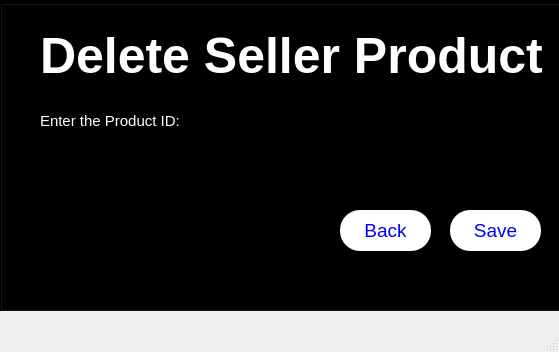
<?xml version="1.0" encoding="UTF-8"?>
<ui version="4.0">
 <class>MainWindowadm2</class>
 <widget class="QMainWindow" name="MainWindowadm2">
  <property name="geometry">
   <rect>
    <x>0</x>
    <y>0</y>
    <width>559</width>
    <height>352</height>
   </rect>
  </property>
  <property name="windowTitle">
   <string>MainWindow</string>
  </property>
  <widget class="QWidget" name="centralwidget">
   <widget class="QGroupBox" name="groupBox">
    <property name="geometry">
     <rect>
      <x>0</x>
      <y>0</y>
      <width>561</width>
      <height>311</height>
     </rect>
    </property>
    <property name="styleSheet">
     <string notr="true">background-color:black;</string>
    </property>
    <property name="title">
     <string/>
    </property>
    <widget class="QPushButton" name="pushButton_back_adm2">
     <property name="geometry">
      <rect>
       <x>340</x>
       <y>210</y>
       <width>91</width>
       <height>41</height>
      </rect>
     </property>
     <property name="font">
      <font>
       <pointsize>14</pointsize>
       <bold>false</bold>
      </font>
     </property>
     <property name="styleSheet">
      <string notr="true">color: blue;
font-size: larger;
font-weight: 400;
border: none;
border-radius: 20px;
background-color: white;</string>
     </property>
     <property name="text">
      <string>Back</string>
     </property>
    </widget>
    <widget class="QLineEdit" name="id_input_adm2">
     <property name="geometry">
      <rect>
       <x>40</x>
       <y>150</y>
       <width>181</width>
       <height>31</height>
      </rect>
     </property>
     <property name="styleSheet">
      <string notr="true">color: white;</string>
     </property>
    </widget>
    <widget class="QLabel" name="label">
     <property name="geometry">
      <rect>
       <x>40</x>
       <y>20</y>
       <width>511</width>
       <height>71</height>
      </rect>
     </property>
     <property name="styleSheet">
      <string notr="true">color: white;
font-size:  50px;
font-weight: 500;</string>
     </property>
     <property name="text">
      <string>Delete Seller Product</string>
     </property>
    </widget>
    <widget class="QPushButton" name="pushButton_save_adm2">
     <property name="geometry">
      <rect>
       <x>450</x>
       <y>210</y>
       <width>91</width>
       <height>41</height>
      </rect>
     </property>
     <property name="font">
      <font>
       <pointsize>14</pointsize>
       <bold>false</bold>
      </font>
     </property>
     <property name="styleSheet">
      <string notr="true">color: blue;
font-size: larger;
font-weight: 400;
border: none;
border-radius: 20px;
background-color: white;</string>
     </property>
     <property name="text">
      <string>Save</string>
     </property>
    </widget>
    <widget class="QLabel" name="label_2">
     <property name="geometry">
      <rect>
       <x>40</x>
       <y>110</y>
       <width>151</width>
       <height>21</height>
      </rect>
     </property>
     <property name="styleSheet">
      <string notr="true">color: white;
font-size: 15px;</string>
     </property>
     <property name="text">
      <string>Enter the Product ID: </string>
     </property>
    </widget>
   </widget>
  </widget>
  <widget class="QMenuBar" name="menubar">
   <property name="geometry">
    <rect>
     <x>0</x>
     <y>0</y>
     <width>559</width>
     <height>22</height>
    </rect>
   </property>
  </widget>
  <widget class="QStatusBar" name="statusbar"/>
 </widget>
 <resources/>
 <connections/>
</ui>
